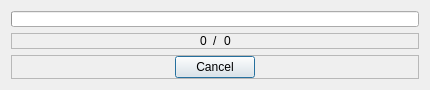
<?xml version="1.0" encoding="UTF-8"?>
<ui version="4.0">
 <class>ProgressDialog</class>
 <widget class="QDialog" name="ProgressDialog">
  <property name="geometry">
   <rect>
    <x>0</x>
    <y>0</y>
    <width>430</width>
    <height>81</height>
   </rect>
  </property>
  <property name="windowTitle">
   <string>Dialog</string>
  </property>
  <layout class="QVBoxLayout" name="verticalLayout">
   <item>
    <widget class="QProgressBar" name="progressBar">
     <property name="sizePolicy">
      <sizepolicy hsizetype="Expanding" vsizetype="Expanding">
       <horstretch>0</horstretch>
       <verstretch>0</verstretch>
      </sizepolicy>
     </property>
     <property name="value">
      <number>0</number>
     </property>
     <property name="textVisible">
      <bool>false</bool>
     </property>
    </widget>
   </item>
   <item>
    <widget class="QFrame" name="frame">
     <property name="sizePolicy">
      <sizepolicy hsizetype="Preferred" vsizetype="Maximum">
       <horstretch>0</horstretch>
       <verstretch>0</verstretch>
      </sizepolicy>
     </property>
     <property name="frameShape">
      <enum>QFrame::StyledPanel</enum>
     </property>
     <property name="frameShadow">
      <enum>QFrame::Raised</enum>
     </property>
     <layout class="QHBoxLayout" name="horizontalLayout">
      <property name="leftMargin">
       <number>0</number>
      </property>
      <property name="topMargin">
       <number>0</number>
      </property>
      <property name="rightMargin">
       <number>0</number>
      </property>
      <property name="bottomMargin">
       <number>0</number>
      </property>
      <item>
       <spacer name="horizontalSpacer">
        <property name="orientation">
         <enum>Qt::Horizontal</enum>
        </property>
        <property name="sizeHint" stdset="0">
         <size>
          <width>40</width>
          <height>10</height>
         </size>
        </property>
       </spacer>
      </item>
      <item>
       <widget class="QLabel" name="lblNumFiles">
        <property name="text">
         <string>0</string>
        </property>
       </widget>
      </item>
      <item>
       <widget class="QLabel" name="lblDivider">
        <property name="text">
         <string>/</string>
        </property>
       </widget>
      </item>
      <item>
       <widget class="QLabel" name="lblTotalFiles">
        <property name="text">
         <string>0</string>
        </property>
       </widget>
      </item>
      <item>
       <spacer name="horizontalSpacer_2">
        <property name="orientation">
         <enum>Qt::Horizontal</enum>
        </property>
        <property name="sizeHint" stdset="0">
         <size>
          <width>40</width>
          <height>10</height>
         </size>
        </property>
       </spacer>
      </item>
     </layout>
    </widget>
   </item>
   <item>
    <widget class="QFrame" name="frame_2">
     <property name="frameShape">
      <enum>QFrame::StyledPanel</enum>
     </property>
     <property name="frameShadow">
      <enum>QFrame::Raised</enum>
     </property>
     <layout class="QHBoxLayout" name="horizontalLayout_2">
      <property name="spacing">
       <number>0</number>
      </property>
      <property name="leftMargin">
       <number>0</number>
      </property>
      <property name="topMargin">
       <number>0</number>
      </property>
      <property name="rightMargin">
       <number>0</number>
      </property>
      <property name="bottomMargin">
       <number>0</number>
      </property>
      <item>
       <widget class="QPushButton" name="btnCancel">
        <property name="sizePolicy">
         <sizepolicy hsizetype="Fixed" vsizetype="Fixed">
          <horstretch>0</horstretch>
          <verstretch>0</verstretch>
         </sizepolicy>
        </property>
        <property name="text">
         <string>Cancel</string>
        </property>
       </widget>
      </item>
     </layout>
    </widget>
   </item>
  </layout>
 </widget>
 <resources/>
 <connections/>
</ui>
